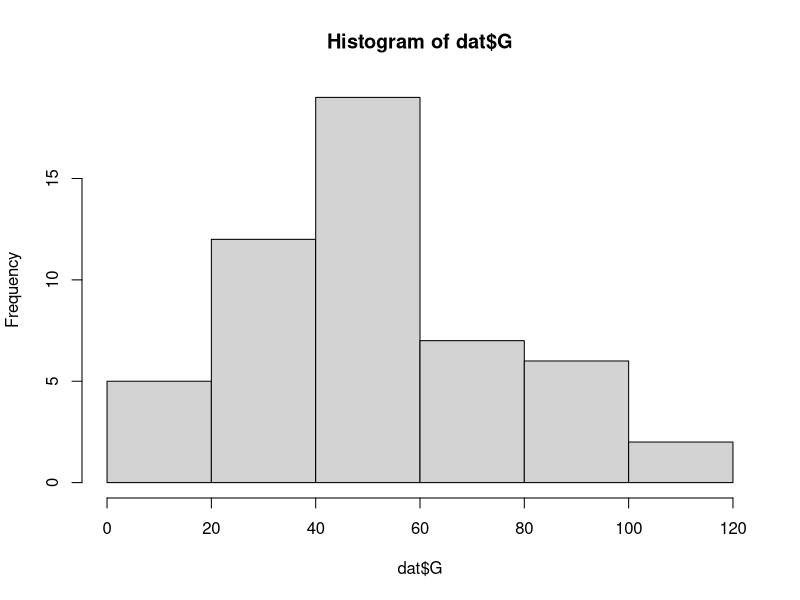
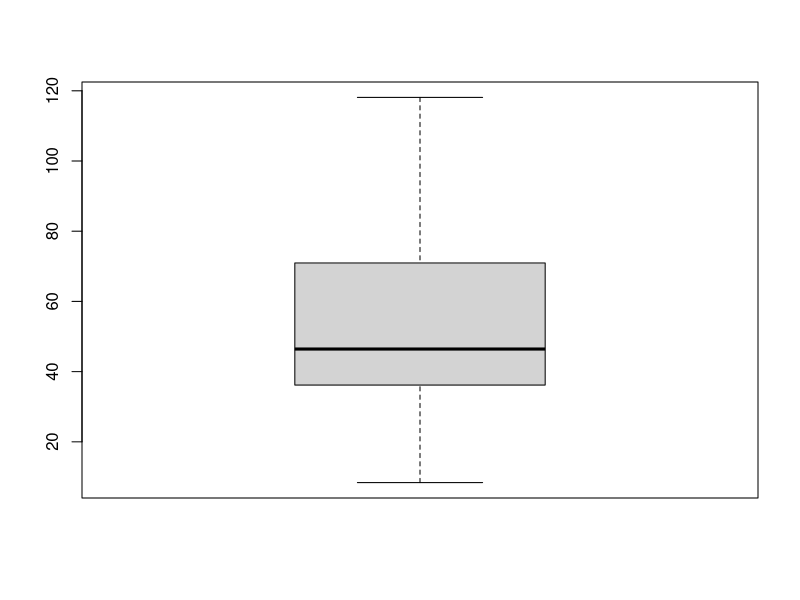
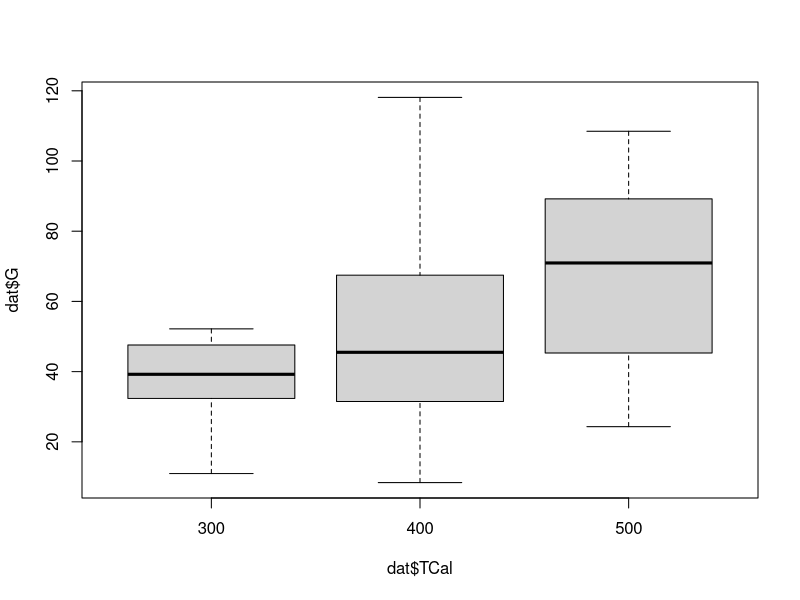
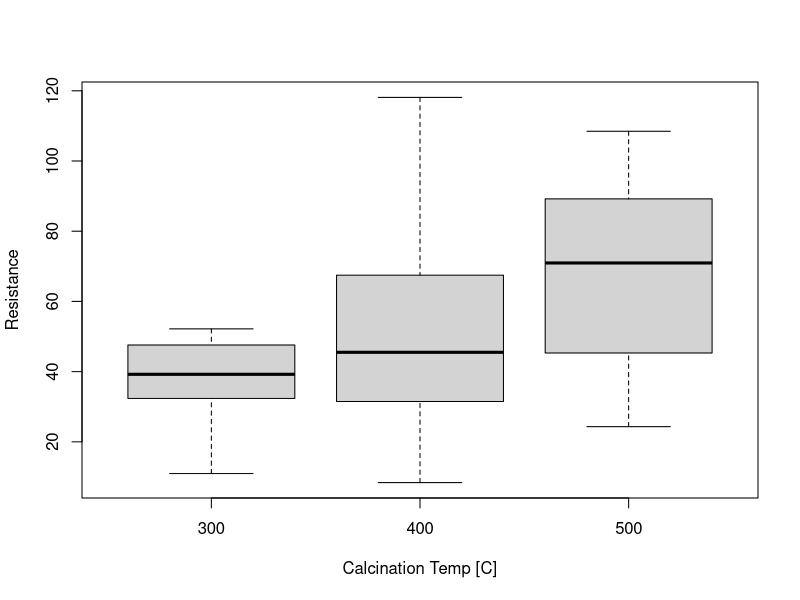
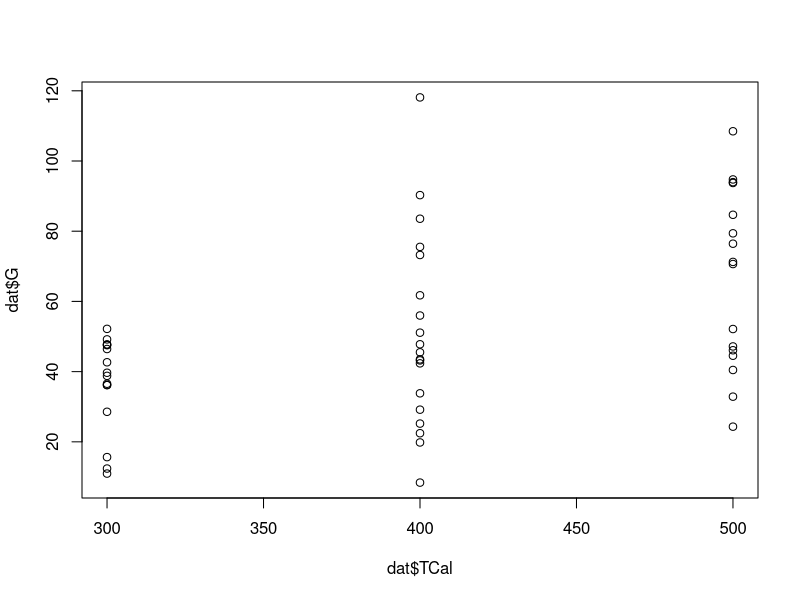

R code for these plots, in order: (Note: this script raises an error after producing the figures.)
dat<-read.delim("./db_final.tsv") 
summary(dat)
hist(dat$G)
str(dat)
boxplot(dat$G)
boxplot(dat$G ~ dat$TCal )
boxplot(dat$G ~ dat$TCal, xlab="Calcination Temp [C]", ylab="Resistance") 
#library("vioplot") 
#library("ggplot2")
mod<-lm(dat$G ~ dat$TCal)
plot(dat$G ~ dat$TCal)

# https://www.rdocumentation.org/packages/dplyr/versions/1.0.10
d.all <- dat %>% select ( ! avg1.G.:avg2.G.) 
x.all <- d.all %>% select(conc:TCal)
y.all <- d.all %>% select( G:phd)
mars.all <- earth ( x.all, y.all)
format(mars.all)

d.emma <- d.all %>% filter ( enr != 0 ) 
x.emma <- d.emma %>% select(conc:TCal)
y.emma <- d.emma %>% select( G:phd)
mars.emma <- earth ( x.emma, y.emma)
format(mars.emma)

d.hot <- d.all %>% filter ( TCal != 300 ) 
x.hot <- d.hot %>% select(conc:TCal)
y.hot <- d.hot %>% select( G:phd)
mars.hot <- earth ( x.hot, y.hot)
format(mars.hot)

# TODO 
# plot earth fit
# plot a curve
# curve((x-1)/(x^2),from=0, to=20,ylab="y")
